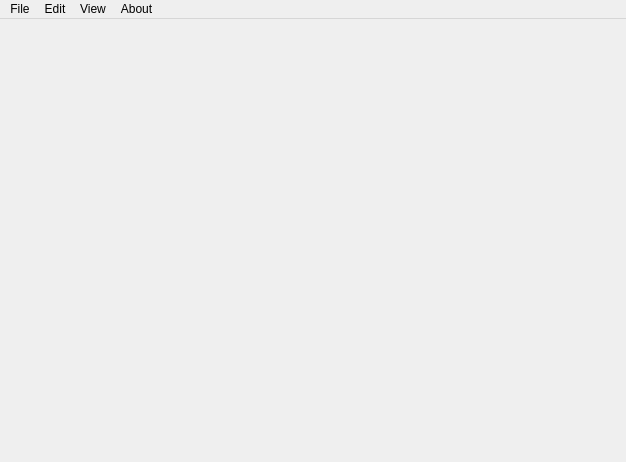
<?xml version="1.0" encoding="UTF-8"?>
<ui version="4.0">
 <class>MainWindow</class>
 <widget class="QMainWindow" name="MainWindow">
  <property name="geometry">
   <rect>
    <x>0</x>
    <y>0</y>
    <width>626</width>
    <height>462</height>
   </rect>
  </property>
  <property name="windowTitle">
   <string>MainWindow</string>
  </property>
  <property name="windowIcon">
   <iconset resource="icon/icon.qrc">
    <normaloff>:/map.png</normaloff>:/map.png</iconset>
  </property>
  <property name="styleSheet">
   <string notr="true">#MainWindow{
	background-image: url(:/undraw_Progress_indicator_re_4o4n.png);
}</string>
  </property>
  <widget class="QWidget" name="centralWidget"/>
  <widget class="QMenuBar" name="menuBar">
   <property name="geometry">
    <rect>
     <x>0</x>
     <y>0</y>
     <width>626</width>
     <height>26</height>
    </rect>
   </property>
   <widget class="QMenu" name="Menufile">
    <property name="title">
     <string>File</string>
    </property>
    <widget class="QMenu" name="Save_asMenu">
     <property name="title">
      <string>Save as...</string>
     </property>
     <property name="icon">
      <iconset resource="icon/icon.qrc">
       <normaloff>:/saveas.png</normaloff>:/saveas.png</iconset>
     </property>
     <addaction name="separator"/>
     <addaction name="save_as_graph"/>
     <addaction name="save_as_txt"/>
    </widget>
    <widget class="QMenu" name="menuExit">
     <property name="title">
      <string>Exit</string>
     </property>
     <property name="icon">
      <iconset resource="icon/icon.qrc">
       <normaloff>:/exit.png</normaloff>:/exit.png</iconset>
     </property>
     <addaction name="Exit_this_map"/>
     <addaction name="Exit_programmer"/>
    </widget>
    <addaction name="New_map"/>
    <addaction name="SaveMap"/>
    <addaction name="Save_asMenu"/>
    <addaction name="separator"/>
    <addaction name="Open_map"/>
    <addaction name="menuExit"/>
   </widget>
   <widget class="QMenu" name="menuEdit">
    <property name="title">
     <string>Edit</string>
    </property>
    <addaction name="Add_locate"/>
    <addaction name="Add_routine"/>
    <addaction name="Edit_locate"/>
   </widget>
   <widget class="QMenu" name="menuView">
    <property name="title">
     <string>View</string>
    </property>
    <addaction name="Full_Screen"/>
    <addaction name="Show_all_routine"/>
   </widget>
   <widget class="QMenu" name="menu">
    <property name="title">
     <string>About</string>
    </property>
    <widget class="QMenu" name="menuAbout_us">
     <property name="title">
      <string>About us</string>
     </property>
     <addaction name="x"/>
     <addaction name="l"/>
     <addaction name="h"/>
    </widget>
    <addaction name="Version_0_0_9"/>
    <addaction name="menuAbout_us"/>
   </widget>
   <addaction name="Menufile"/>
   <addaction name="menuEdit"/>
   <addaction name="menuView"/>
   <addaction name="menu"/>
  </widget>
  <action name="SaveMap">
   <property name="icon">
    <iconset resource="icon/icon.qrc">
     <normaloff>:/Save.png</normaloff>:/Save.png</iconset>
   </property>
   <property name="text">
    <string>Save</string>
   </property>
  </action>
  <action name="save_as_graph">
   <property name="text">
    <string>*.graph</string>
   </property>
  </action>
  <action name="Open_map">
   <property name="icon">
    <iconset>
     <normalon>:/open.png</normalon>
    </iconset>
   </property>
   <property name="text">
    <string>Open map</string>
   </property>
  </action>
  <action name="Exit_this_map">
   <property name="text">
    <string>Exit this map</string>
   </property>
  </action>
  <action name="Exit_programmer">
   <property name="text">
    <string>Exit this application</string>
   </property>
  </action>
  <action name="save_as_txt">
   <property name="text">
    <string>*.txt</string>
   </property>
  </action>
  <action name="New_map">
   <property name="icon">
    <iconset resource="icon/icon.qrc">
     <normaloff>:/new.png</normaloff>:/new.png</iconset>
   </property>
   <property name="text">
    <string>New map</string>
   </property>
  </action>
  <action name="Add_locate">
   <property name="icon">
    <iconset resource="icon/icon.qrc">
     <normaloff>:/add.png</normaloff>:/add.png</iconset>
   </property>
   <property name="text">
    <string>Add locate</string>
   </property>
  </action>
  <action name="Add_routine">
   <property name="icon">
    <iconset resource="icon/icon.qrc">
     <normaloff>:/add.png</normaloff>:/add.png</iconset>
   </property>
   <property name="text">
    <string>Add routine</string>
   </property>
  </action>
  <action name="Full_Screen">
   <property name="text">
    <string>Full Screen</string>
   </property>
  </action>
  <action name="Show_all_routine">
   <property name="text">
    <string>Show all routine</string>
   </property>
  </action>
  <action name="Version_0_0_9">
   <property name="text">
    <string>Version:0.0.9</string>
   </property>
  </action>
  <action name="x">
   <property name="text">
    <string>肖舒扬</string>
   </property>
  </action>
  <action name="l">
   <property name="text">
    <string>李洪斌</string>
   </property>
  </action>
  <action name="h">
   <property name="text">
    <string>侯宇</string>
   </property>
  </action>
  <action name="Edit_locate">
   <property name="text">
    <string>Edit locate</string>
   </property>
  </action>
 </widget>
 <layoutdefault spacing="6" margin="11"/>
 <resources>
  <include location="icon/icon.qrc"/>
 </resources>
 <connections>
  <connection>
   <sender>Exit_programmer</sender>
   <signal>triggered()</signal>
   <receiver>MainWindow</receiver>
   <slot>close()</slot>
   <hints>
    <hint type="sourcelabel">
     <x>-1</x>
     <y>-1</y>
    </hint>
    <hint type="destinationlabel">
     <x>252</x>
     <y>197</y>
    </hint>
   </hints>
  </connection>
  <connection>
   <sender>Full_Screen</sender>
   <signal>triggered()</signal>
   <receiver>MainWindow</receiver>
   <slot>showMaximized()</slot>
   <hints>
    <hint type="sourcelabel">
     <x>-1</x>
     <y>-1</y>
    </hint>
    <hint type="destinationlabel">
     <x>252</x>
     <y>197</y>
    </hint>
   </hints>
  </connection>
 </connections>
 <slots>
  <slot>welcome_New_Map_clicked()</slot>
  <slot>addVertexPage()</slot>
  <slot>openMap()</slot>
  <slot>addEdgePage()</slot>
  <slot>findVertex()</slot>
  <slot>saveMap()</slot>
  <slot>mapOutPage()</slot>
 </slots>
</ui>
